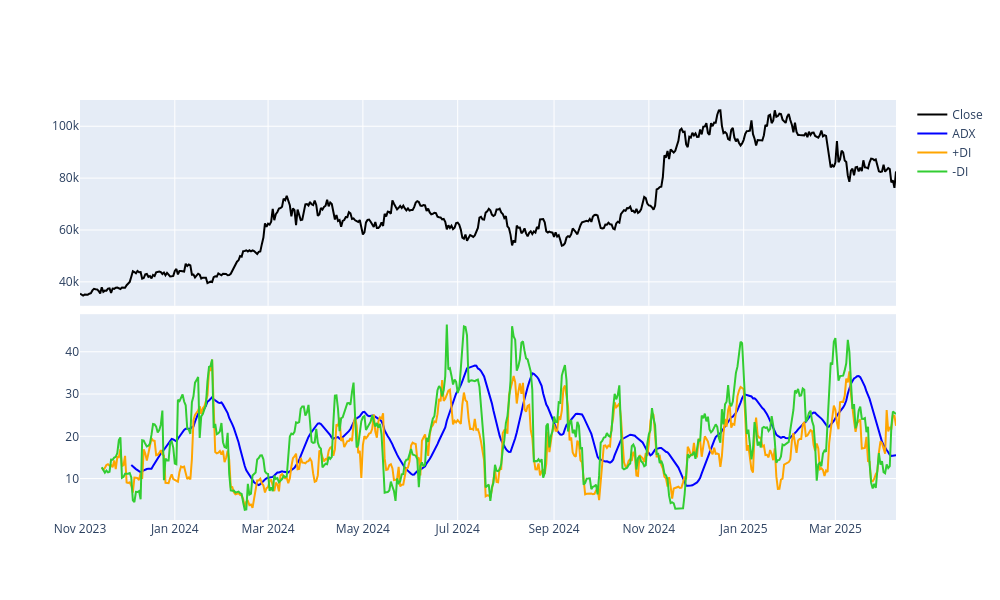

Notebook code for this chart:
### Code cell
fig1 = adx.plot(column='BTCUSD',
         close_kwargs=dict(line_color='black'),
         adx_kwargs=dict(line_color='blue'),
         plus_di_kwargs=dict(line_color='orange'),
         minus_di_kwargs=dict(line_color='limegreen')
        )
#fig1.write_html("fig1.html", include_plotlyjs="embed")
fig1.show()

### Figure 1 — Plotly figure (JSON) as saved in the notebook; plotly's stock layout.template omitted (floating-point values rounded to 4 significant figures; data arrays with more than 128 entries replaced by an {"elided": "..."} marker saying what was removed)
{"data": [{"line": {"color": "black"}, "name": "Close", "type": "scatter", "x": {"elided": "526 str values"}, "xaxis": "x", "y": {"elided": "526 float values"}, "yaxis": "y"}, {"line": {"color": "blue"}, "name": "ADX", "type": "scatter", "x": {"elided": "526 str values"}, "xaxis": "x2", "y": {"elided": "526 float values"}, "yaxis": "y2"}, {"line": {"color": "orange"}, "name": "+DI", "type": "scatter", "x": {"elided": "526 str values"}, "xaxis": "x2", "y": {"elided": "526 float values"}, "yaxis": "y2"}, {"line": {"color": "limegreen"}, "name": "-DI", "type": "scatter", "x": {"elided": "526 str values"}, "xaxis": "x2", "y": {"elided": "526 float values"}, "yaxis": "y2"}], "layout": {"height": 600, "width": 1000, "xaxis": {"anchor": "y", "domain": [0, 1], "matches": "x2", "showticklabels": false}, "xaxis2": {"anchor": "y2", "domain": [0, 1]}, "yaxis": {"anchor": "x", "domain": [0.51, 1]}, "yaxis2": {"anchor": "x2", "domain": [0, 0.49]}}}
